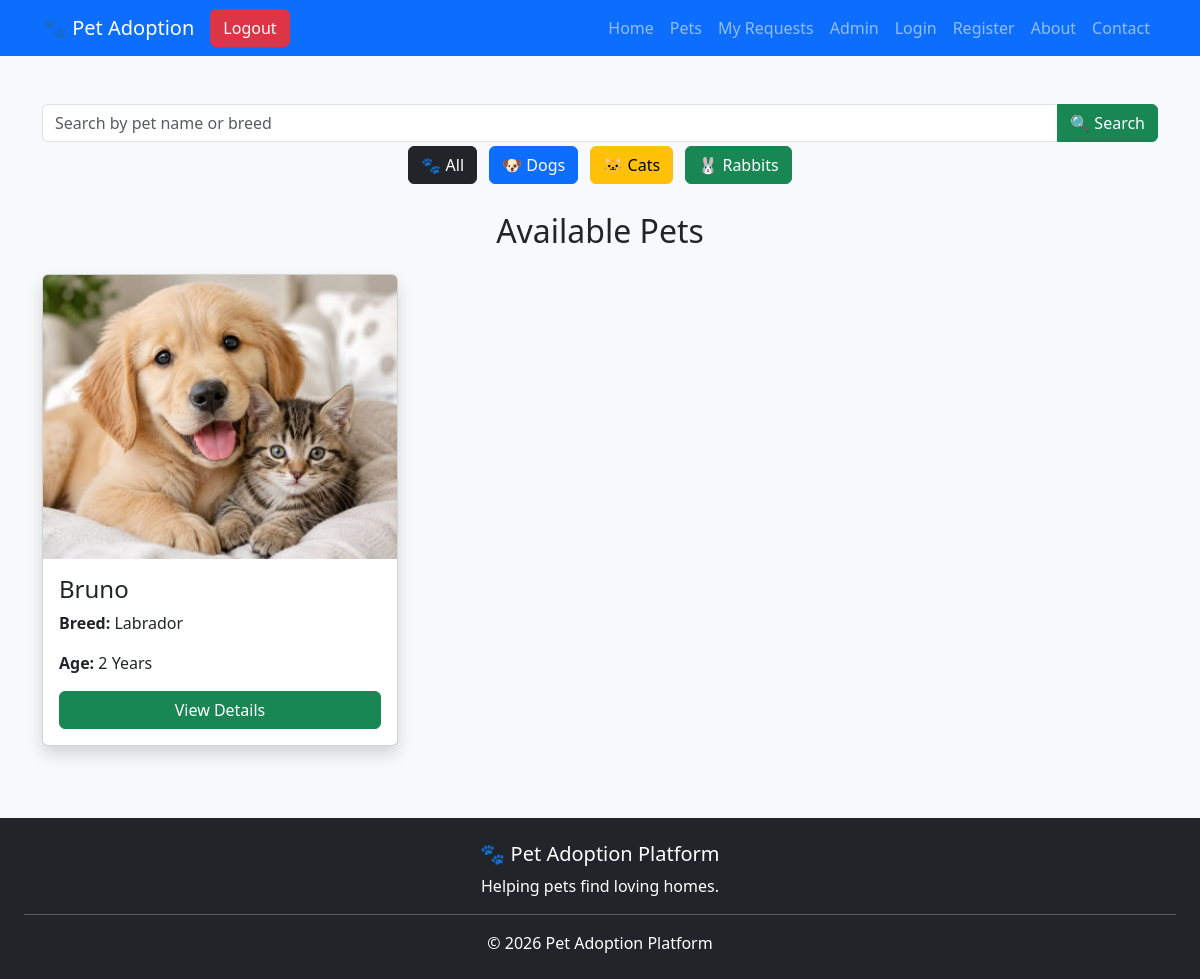
Before: /pets (signed in) with the older database file.
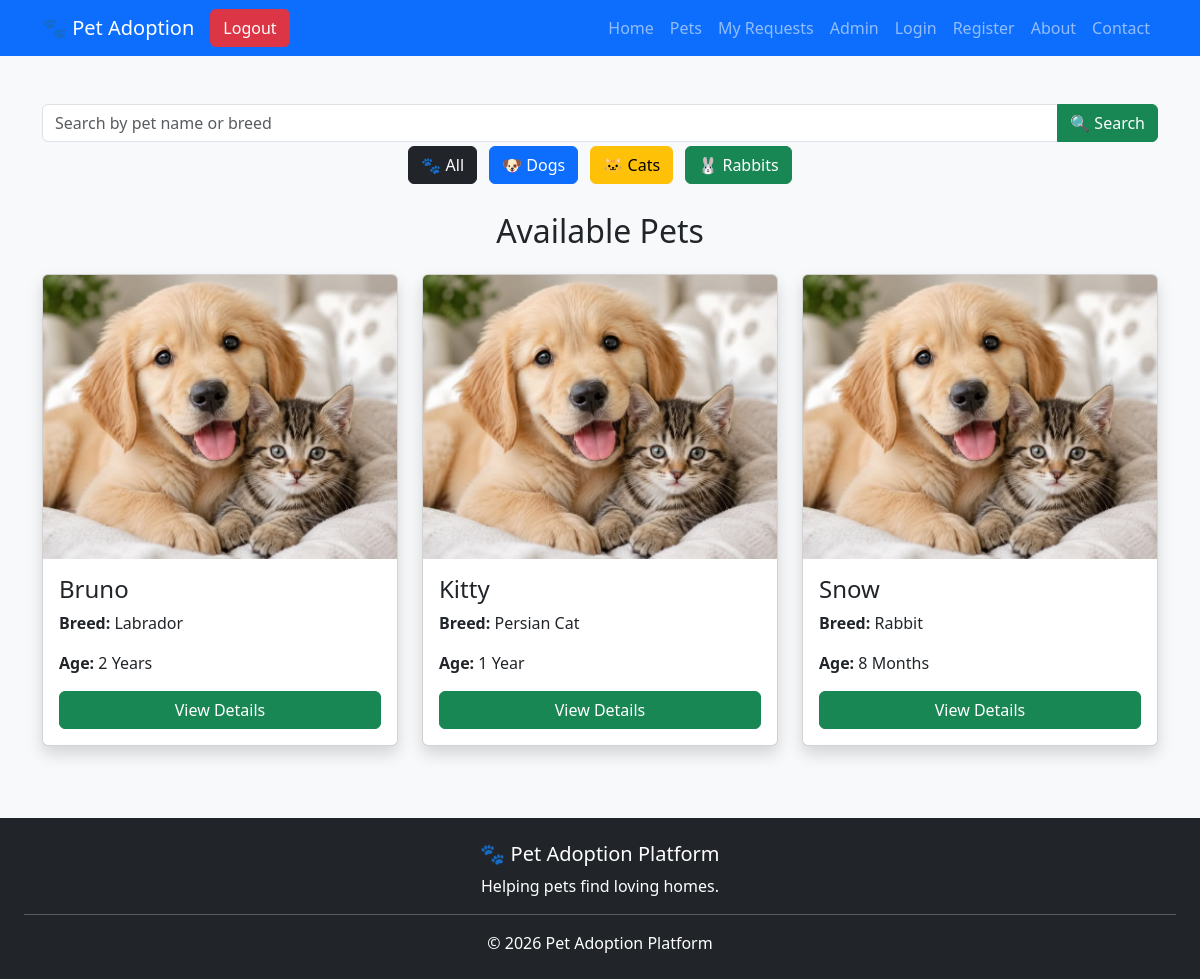
After: the same page with the newer database file.
### tables this page shows
CREATE TABLE pets(
        id INTEGER PRIMARY KEY AUTOINCREMENT,
        name TEXT,
        breed TEXT,
        age TEXT,
        gender TEXT,
        vaccinated TEXT,
        description TEXT,
        image TEXT
    , status TEXT DEFAULT 'Available');

### app.py (the view)
@app.route('/pets')
def pets():
    if 'user' not in session:
        return redirect(url_for('login'))
    search = request.args.get('search')
    print("Search =", search)
    conn = sqlite3.connect("database.db")
    cursor = conn.cursor()
    if search:
        cursor.execute("""
        SELECT * FROM pets
        WHERE status='Available'
        AND (name LIKE ? OR breed LIKE ?)
        """, (f"%{search}%", f"%{search}%"))
    else:
        cursor.execute("SELECT * FROM pets WHERE status='Available'")
    pets = cursor.fetchall()
    print("Pets Found =", pets)
    conn.close()
    return render_template("pets.html", pets=pets)

### templates/pets.html (shortened to what this page needs)
<!DOCTYPE html>
<html lang="en">
<head>
    <link href="https://cdn.jsdelivr.net/npm/bootstrap@5.3.3/dist/css/bootstrap.min.css" rel="stylesheet">
</head>
<body class="bg-light">
{% include 'navbar.html' %}
<div class="container mt-5">
    <form method="GET" action="{{ url_for('pets') }}" class="mb-4">
    <div class="input-group">
        <input
            type="text"
            name="search"
            class="form-control"
            placeholder="Search by pet name or breed">
        <button class="btn btn-success">
            🔍 Search
        </button>
    </div>
<div class="text-center mb-4">
    <a href="{{ url_for('pets') }}" class="btn btn-dark m-1">
        🐾 All
    </a>
    <a href="{{ url_for('pets', category='Labrador') }}" class="btn btn-primary m-1">
        🐶 Dogs
    </a>
    <a href="{{ url_for('pets', category='Persian') }}" class="btn btn-warning m-1">
        🐱 Cats
    </a>
    <a href="{{ url_for('pets', category='Rabbit') }}" class="btn btn-success m-1">
        🐰 Rabbits
    </a>
</div>
</form>
    <h2 class="text-center mb-4">Available Pets</h2>
    <div class="row">
        {% for pet in pets %}
        <div class="col-md-4 mb-4">
            <div class="card shadow">
                <img src="{{ url_for('static', filename='images/' + pet[7]) }}"
                     class="card-img-top">
                <div class="card-body">
                    <h4>{{ pet[1] }}</h4>
                    <p><strong>Breed:</strong> {{ pet[2] }}</p>
                    <p><strong>Age:</strong> {{ pet[3] }}</p>
                    <a href="/pet_details/{{ pet[0] }}"
                       class="btn btn-success w-100">
                        View Details
                    </a>
                </div>
            </div>
        </div>
        {% endfor %}
    </div>
</div>
{% include 'footer.html' %}
</body>
</html>

### templates/navbar.html (shortened to what this page needs)
<nav class="navbar navbar-expand-lg navbar-dark bg-primary">
    <div class="container">
        <a class="navbar-brand" href="/">
            🐾 Pet Adoption
        </a>
        {% if session.get('user') %}
<a href="{{ url_for('logout') }}" class="btn btn-danger">
    Logout
</a>
{% endif %}
        <div class="collapse navbar-collapse" id="navbarNav">
            <ul class="navbar-nav ms-auto">
                <li class="nav-item">
                    <a class="nav-link" href="/">Home</a>
                </li>
                <li class="nav-item">
                    <a class="nav-link" href="/pets">Pets</a>
                </li>
                <li class="nav-item">
    <a class="nav-link" href="{{ url_for('my_requests') }}">My Requests</a>
</li>
                 <li class="nav-item">
                    <a class="nav-link" href="/admin">Admin</a>
                </li>
                <li class="nav-item">
                    <a class="nav-link" href="/login">Login</a>
                </li>
                <li class="nav-item">
                    <a class="nav-link" href="/register">Register</a>
                </li>
                <li class="nav-item">
    <a class="nav-link" href="{{ url_for('about') }}">
        About
    </a>
</li>
<li class="nav-item">
    <a class="nav-link" href="{{ url_for('contact') }}">
        Contact
    </a>
</li>
            </ul>
        </div>
    </div>
</nav>

### templates/footer.html
<footer class="bg-dark text-white text-center p-4 mt-5">
    <h5>🐾 Pet Adoption Platform</h5>
    <p>
        Helping pets find loving homes.
    </p>
    <hr class="bg-light">
    <p class="text-center mb-0">
    © 2026 Pet Adoption Platform
</p>
</footer>

Changed rows visible on the page:
now on this page (row edited): pets: image (picture), name "Kitty", breed "Persian Cat", age "1 Year"
now on this page (row edited): pets: image (picture), name "Snow", breed "Rabbit", age "8 Months"
